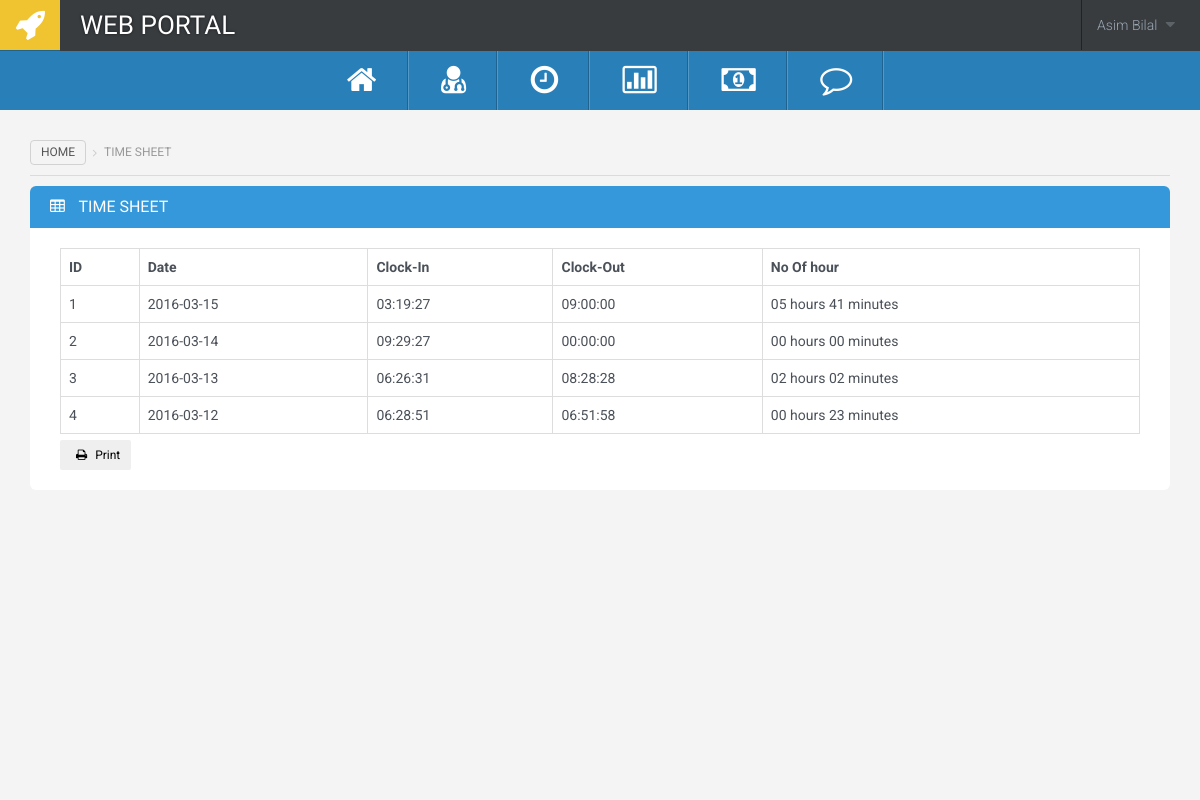
The page /timeSheet.php (signed in) on the database as committed earlier.
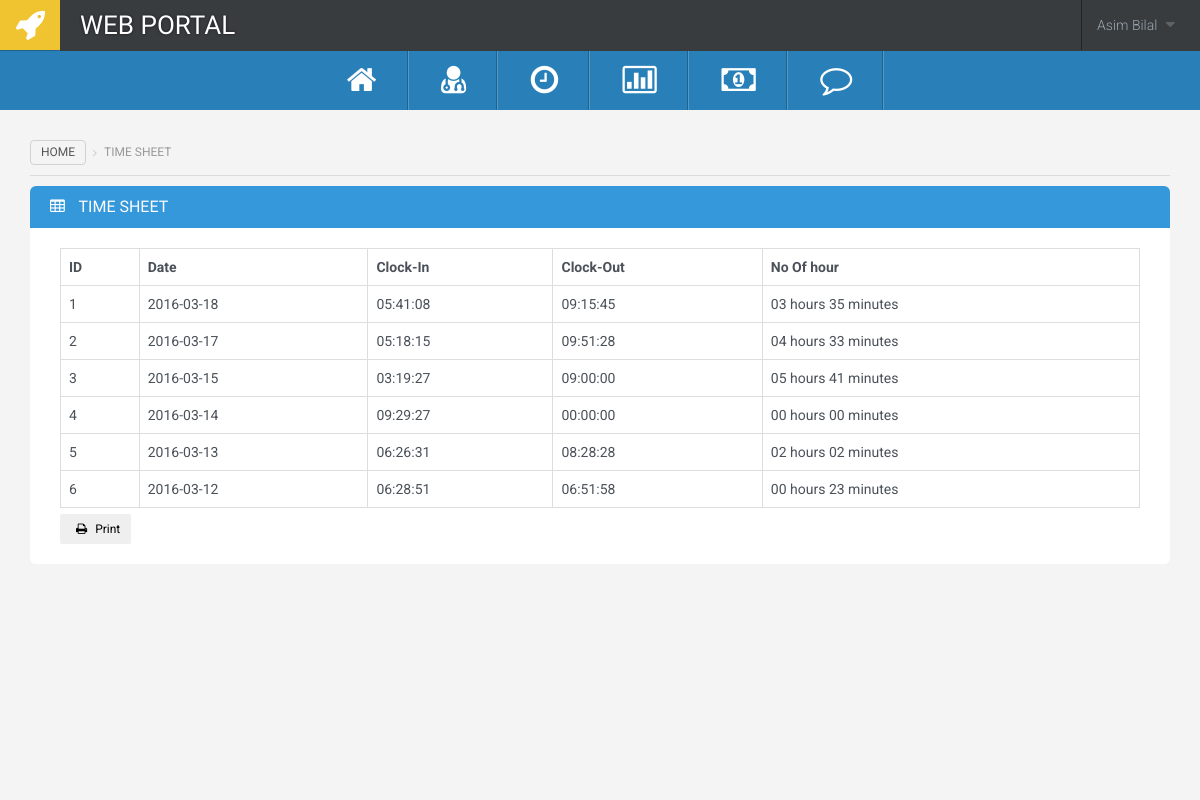
The same page on the database as committed later.
### tables this page shows
CREATE TABLE `clock` (
  `clock_id` int(10) NOT NULL,
  `user_id` int(10) NOT NULL,
  `clockIn` time NOT NULL,
  `clockOut` time NOT NULL,
  `date` text NOT NULL
);

### controller/timeSheetController.php (called while the page is built, shortened)
<?php
include("connection.php");
    $timeRecords = [];
    $userId = $_SESSION['userId'];
    $sql = "SELECT * FROM clock where user_id =".$userId. " ORDER BY date desc";
    $result = $conn->query($sql);
?>

### timeSheet.php (the view, shortened to what this page needs)
<?php
include("header.php");
include("controller/timeSheetController.php");
function convertToHoursMins($time, $format = '%02d:%02d') {
    $hours = floor($time / 60);
    $minutes = ($time % 60);
    return sprintf($format, $hours, $minutes);
}
?>
<div class="main-content">
    <ol class="breadcrumb">
  <li><a href="index.php">Home</a></li>
    <li class="active">Time Sheet</li>
</ol>
<div class="widget widget-blue">
      <div class="widget-title">
        <h3><i class="fa fa-table"></i> Time Sheet </h3>
      </div>
      <div class="widget-content">
        <div class="table-responsive" id="payRollTable">
          <table class="table table-bordered table-hover">
            <thead>
              <tr>
                <th>ID</th>
                <th>Date</th>
                <th>Clock-In</th>
                <th>Clock-Out</th>
                <th>No Of hour</th>
              </tr>
            </thead>
            <tbody>
  			  <?php foreach ( $timeRecords as $key =>  $record ) { ?>
  			  <tr>
                <td><?php echo $key+1; ?></td>
                <td><?php echo $record[0]; ?></td>
                <td><?php echo $record[1]; ?></td>
                <td><?php echo $record[2]; ?></td>
                <td><?php
                  if (($record[2] - $record[1]) < 0 ) {
                    echo "00 hours 00 minutes";
                  } else {
                          $diff =  strtotime($record[2]) - strtotime($record[1]);
                          $interval  = abs($diff);
                          $minutes   = round($interval / 60);
                    echo  convertToHoursMins($minutes, '%02d hours %02d minutes');
                  }
                    ?>
                </td>
              </tr>
              <?php }?>
            </tbody>
          </table>
        </div>
                                             <button type="button" onclick="printReport('payRollTable')" class="btn btn-iconed btn-primary btn-sm  "><i class="fa fa-print" id="print"></i> Print</button>
      </div>
    </div>
  </div>
</div>
</body>
</html>

### header.php (shortened to what this page needs)
<!DOCTYPE html>
<html>
<head>
  <link rel='stylesheet' href='assets/css/style.css'>
</head>
<body class="x" >
<div class="all-wrapper fixed-header active-sub-menu horizontal-menu">
  <div class="page-header">
  <div class="header-links hidden-xs">
    <div class="dropdown">
      <a href="#" class="header-link clearfix" data-toggle="dropdown">
        <div class="user-name-w">
        <?php echo $_SESSION['fullname'];?>
           <i class="fa fa-caret-down"></i>
        </div>
      </a>
    </div>
  </div>
  <a class="logo hidden-xs" href="index.html"><i class="fa fa-rocket"></i></a>
  <h1 id="reportHead">Web Portal</h1>
</div>
  <div class="top-menu">
  <div class="sidebar-wrapper">
  <ul id="mainMenu">
    <li>
      <a href="index.php" data-toggle="tooltip" data-placement="right" title="" data-original-title="Dashboard">
        <i class="fa fa-home"></i>
      </a>
    </li>
    <li>
      <a href="user.php" data-toggle="tooltip" data-placement="right" title="" data-original-title="Recruit">
        <i class="fa  fa-user-md"></i>
      </a>
    </li>
    <li>
      <a href="timeSheet.php" data-toggle="tooltip" data-placement="right" title="" data-original-title="Time Sheet">
        <i class="fa  fa-clock-o"></i>
      </a>
    </li>
    <li>
    <?php
        if($_SESSION["type"] == "Manager"){
    ?>
      <a href="userReportList.php" data-toggle="tooltip" data-placement="right" title="" data-original-title="Report">
     <?php
        } else {
       ?>
      <a href="report.php" data-toggle="tooltip" data-placement="right" title="" data-original-title="Report">
    <?php } ?>
        <i class="fa fa-bar-chart-o"></i>
      </a>
    </li>
       <?php
        if($_SESSION["type"] == "Manager"){
    ?>
    <li>
      <a href="payroll.php" data-toggle="tooltip" data-placement="right" title="" data-original-title="Payroll">
        <i class="fa fa-money"></i>
      </a>
    </li>
          <li>
      <a href="supportList.php" data-toggle="tooltip" data-placement="right" title="" data-original-title="Support">
        <i class="fa  fa-comment-o"></i>
      </a>
    </li>
    <?php } ?>
  </ul>
</div>
  </div>

Rows that differ between the two databases and show on the page:
added clock: date "2016-03-18", clockIn "05:41:08", clockOut "09:15:45", convertToHoursMins($minutes, '%02d hours %02d minutes') "03 hours 35 minutes"
added clock: date "2016-03-17", clockIn "05:18:15", clockOut "09:51:28", convertToHoursMins($minutes, '%02d hours %02d minutes') "04 hours 33 minutes"
